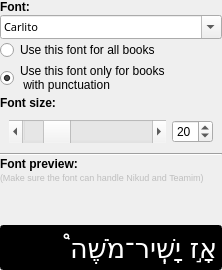
             <widget class="QWidget" name="scrollAreaWidgetContents">
              <property name="geometry">
               <rect>
                <x>0</x>
                <y>0</y>
                <width>222</width>
                <height>270</height>
               </rect>
              </property>
              <layout class="QVBoxLayout" name="verticalLayout_22">
               <property name="spacing">
                <number>1</number>
               </property>
               <property name="leftMargin">
                <number>0</number>
               </property>
               <property name="topMargin">
                <number>0</number>
               </property>
               <property name="rightMargin">
                <number>0</number>
               </property>
               <property name="bottomMargin">
                <number>0</number>
               </property>
               <item>
                <widget class="QLabel" name="label_9">
                 <property name="font">
                  <font>
                   <weight>75</weight>
                   <bold>true</bold>
                  </font>
                 </property>
                 <property name="text">
                  <string>Font:</string>
                 </property>
                </widget>
               </item>
               <item>
                <widget class="QFontComboBox" name="fontComboBox">
                 <property name="sizePolicy">
                  <sizepolicy hsizetype="Preferred" vsizetype="Preferred">
                   <horstretch>0</horstretch>
                   <verstretch>0</verstretch>
                  </sizepolicy>
                 </property>
                 <property name="font">
                  <font>
                   <family>Sans Serif</family>
                   <pointsize>8</pointsize>
                   <weight>50</weight>
                   <italic>false</italic>
                   <bold>false</bold>
                  </font>
                 </property>
                 <property name="layoutDirection">
                  <enum>Qt::LeftToRight</enum>
                 </property>
                 <property name="styleSheet">
                  <string notr="true">*{font: 8pt &quot;Sans Serif&quot;;}
</string>
                 </property>
                 <property name="currentIndex">
                  <number>4</number>
                 </property>
                 <property name="sizeAdjustPolicy">
                  <enum>QComboBox::AdjustToContentsOnFirstShow</enum>
                 </property>
                 <property name="writingSystem">
                  <enum>QFontDatabase::Hebrew</enum>
                 </property>
                 <property name="currentFont">
                  <font>
                   <family>DejaVu Sans</family>
                  </font>
                 </property>
                </widget>
               </item>
               <item>
                <widget class="QRadioButton" name="customFontRDBTN">
                 <property name="text">
                  <string>Use this font for all books</string>
                 </property>
                 <property name="iconSize">
                  <size>
                   <width>10</width>
                   <height>10</height>
                  </size>
                 </property>
                </widget>
               </item>
               <item>
                <widget class="QRadioButton" name="defaultFontRDBTN">
                 <property name="text">
                  <string>Use this font only for books
 with punctuation</string>
                 </property>
                 <property name="iconSize">
                  <size>
                   <width>10</width>
                   <height>10</height>
                  </size>
                 </property>
                 <property name="checked">
                  <bool>true</bool>
                 </property>
                </widget>
               </item>
               <item>
                <widget class="QLabel" name="label_5">
                 <property name="font">
                  <font>
                   <weight>75</weight>
                   <bold>true</bold>
                  </font>
                 </property>
                 <property name="text">
                  <string>Font size:</string>
                 </property>
                </widget>
               </item>
               <item>
                <widget class="QWidget" name="widget" native="true">
                 <layout class="QHBoxLayout" name="horizontalLayout_5">
                  <item>
                   <widget class="QScrollBar" name="horizontalSlider">
                    <property name="sizePolicy">
                     <sizepolicy hsizetype="Expanding" vsizetype="Preferred">
                      <horstretch>0</horstretch>
                      <verstretch>0</verstretch>
                     </sizepolicy>
                    </property>
                    <property name="singleStep">
                     <number>2</number>
                    </property>
                    <property name="value">
                     <number>20</number>
                    </property>
                    <property name="orientation">
                     <enum>Qt::Horizontal</enum>
                    </property>
                    <property name="invertedControls">
                     <bool>false</bool>
                    </property>
                   </widget>
                  </item>
                  <item>
                   <widget class="QSpinBox" name="fonSizeSpinBox">
                    <property name="sizePolicy">
                     <sizepolicy hsizetype="Minimum" vsizetype="Preferred">
                      <horstretch>0</horstretch>
                      <verstretch>0</verstretch>
                     </sizepolicy>
                    </property>
                    <property name="value">
                     <number>20</number>
                    </property>
                   </widget>
                  </item>
                 </layout>
                </widget>
               </item>
               <item>
                <widget class="Line" name="line_2">
                 <property name="orientation">
                  <enum>Qt::Horizontal</enum>
                 </property>
                </widget>
               </item>
               <item>
                <widget class="QLabel" name="label_6">
                 <property name="font">
                  <font>
                   <weight>75</weight>
                   <bold>true</bold>
                  </font>
                 </property>
                 <property name="text">
                  <string>Font preview:</string>
                 </property>
                </widget>
               </item>
               <item>
                <widget class="QLabel" name="label_7">
                 <property name="enabled">
                  <bool>false</bool>
                 </property>
                 <property name="font">
                  <font>
                   <pointsize>7</pointsize>
                  </font>
                 </property>
                 <property name="text">
                  <string>(Make sure the font can handle Nikud and Teamim)</string>
                 </property>
                 <property name="wordWrap">
                  <bool>true</bool>
                 </property>
                </widget>
               </item>
               <item>
                <spacer name="verticalSpacer_3">
                 <property name="orientation">
                  <enum>Qt::Vertical</enum>
                 </property>
                 <property name="sizeHint" stdset="0">
                  <size>
                   <width>20</width>
                   <height>40</height>
                  </size>
                 </property>
                </spacer>
               </item>
               <item>
                <widget class="QLineEdit" name="fontPreview">
                 <property name="enabled">
                  <bool>false</bool>
                 </property>
                 <property name="palette">
                  <palette>
                   <active>
                    <colorrole role="WindowText">
                     <brush brushstyle="SolidPattern">
                      <color alpha="255">
                       <red>40</red>
                       <green>19</green>
                       <blue>1</blue>
                      </color>
                     </brush>
                    </colorrole>
                    <colorrole role="Button">
                     <brush brushstyle="SolidPattern">
                      <color alpha="255">
                       <red>0</red>
                       <green>0</green>
                       <blue>0</blue>
                      </color>
                     </brush>
                    </colorrole>
                    <colorrole role="Dark">
                     <brush brushstyle="SolidPattern">
                      <color alpha="255">
                       <red>1</red>
                       <green>0</green>
                       <blue>0</blue>
                      </color>
                     </brush>
                    </colorrole>
                    <colorrole role="Text">
                     <brush brushstyle="SolidPattern">
                      <color alpha="255">
                       <red>40</red>
                       <green>19</green>
                       <blue>1</blue>
                      </color>
                     </brush>
                    </colorrole>
                    <colorrole role="ButtonText">
                     <brush brushstyle="SolidPattern">
                      <color alpha="255">
                       <red>40</red>
                       <green>19</green>
                       <blue>1</blue>
                      </color>
                     </brush>
                    </colorrole>
                    <colorrole role="Base">
                     <brush brushstyle="SolidPattern">
                      <color alpha="255">
                       <red>0</red>
                       <green>0</green>
                       <blue>0</blue>
                      </color>
                     </brush>
                    </colorrole>
                    <colorrole role="Window">
                     <brush brushstyle="SolidPattern">
                      <color alpha="255">
                       <red>0</red>
                       <green>0</green>
                       <blue>0</blue>
                      </color>
                     </brush>
                    </colorrole>
                   </active>
                   <inactive>
                    <colorrole role="WindowText">
                     <brush brushstyle="SolidPattern">
                      <color alpha="255">
                       <red>40</red>
                       <green>19</green>
                       <blue>1</blue>
                      </color>
                     </brush>
                    </colorrole>
                    <colorrole role="Button">
                     <brush brushstyle="SolidPattern">
                      <color alpha="255">
                       <red>0</red>
                       <green>0</green>
                       <blue>0</blue>
                      </color>
                     </brush>
                    </colorrole>
                    <colorrole role="Dark">
                     <brush brushstyle="SolidPattern">
                      <color alpha="255">
                       <red>1</red>
                       <green>0</green>
                       <blue>0</blue>
                      </color>
                     </brush>
                    </colorrole>
                    <colorrole role="Text">
                     <brush brushstyle="SolidPattern">
                      <color alpha="255">
                       <red>40</red>
                       <green>19</green>
                       <blue>1</blue>
                      </color>
                     </brush>
                    </colorrole>
                    <colorrole role="ButtonText">
                     <brush brushstyle="SolidPattern">
                      <color alpha="255">
                       <red>40</red>
                       <green>19</green>
                       <blue>1</blue>
                      </color>
                     </brush>
                    </colorrole>
                    <colorrole role="Base">
                     <brush brushstyle="SolidPattern">
                      <color alpha="255">
                       <red>0</red>
                       <green>0</green>
                       <blue>0</blue>
                      </color>
                     </brush>
                    </colorrole>
                    <colorrole role="Window">
                     <brush brushstyle="SolidPattern">
                      <color alpha="255">
                       <red>0</red>
                       <green>0</green>
                       <blue>0</blue>
                      </color>
                     </brush>
                    </colorrole>
                   </inactive>
                   <disabled>
                    <colorrole role="WindowText">
                     <brush brushstyle="SolidPattern">
                      <color alpha="255">
                       <red>255</red>
                       <green>255</green>
                       <blue>255</blue>
                      </color>
                     </brush>
                    </colorrole>
                    <colorrole role="Button">
                     <brush brushstyle="SolidPattern">
                      <color alpha="255">
                       <red>0</red>
                       <green>0</green>
                       <blue>0</blue>
                      </color>
                     </brush>
                    </colorrole>
                    <colorrole role="Dark">
                     <brush brushstyle="SolidPattern">
                      <color alpha="255">
                       <red>1</red>
                       <green>0</green>
                       <blue>0</blue>
                      </color>
                     </brush>
                    </colorrole>
                    <colorrole role="Text">
                     <brush brushstyle="SolidPattern">
                      <color alpha="255">
                       <red>255</red>
                       <green>255</green>
                       <blue>255</blue>
                      </color>
                     </brush>
                    </colorrole>
                    <colorrole role="ButtonText">
                     <brush brushstyle="SolidPattern">
                      <color alpha="255">
                       <red>255</red>
                       <green>255</green>
                       <blue>255</blue>
                      </color>
                     </brush>
                    </colorrole>
                    <colorrole role="Base">
                     <brush brushstyle="SolidPattern">
                      <color alpha="255">
                       <red>0</red>
                       <green>0</green>
                       <blue>0</blue>
                      </color>
                     </brush>
                    </colorrole>
                    <colorrole role="Window">
                     <brush brushstyle="SolidPattern">
                      <color alpha="255">
                       <red>0</red>
                       <green>0</green>
                       <blue>0</blue>
                      </color>
                     </brush>
                    </colorrole>
                   </disabled>
                  </palette>
                 </property>
                 <property name="font">
                  <font>
                   <family>Droid Sans Hebrew Orayta</family>
                   <pointsize>20</pointsize>
                  </font>
                 </property>
                 <property name="layoutDirection">
                  <enum>Qt::RightToLeft</enum>
                 </property>
                 <property name="text">
                  <string>אָ֣ז יָשִֽׁיר־מֹשֶׁה֩</string>
                 </property>
                </widget>
               </item>
              </layout>
             </widget>
